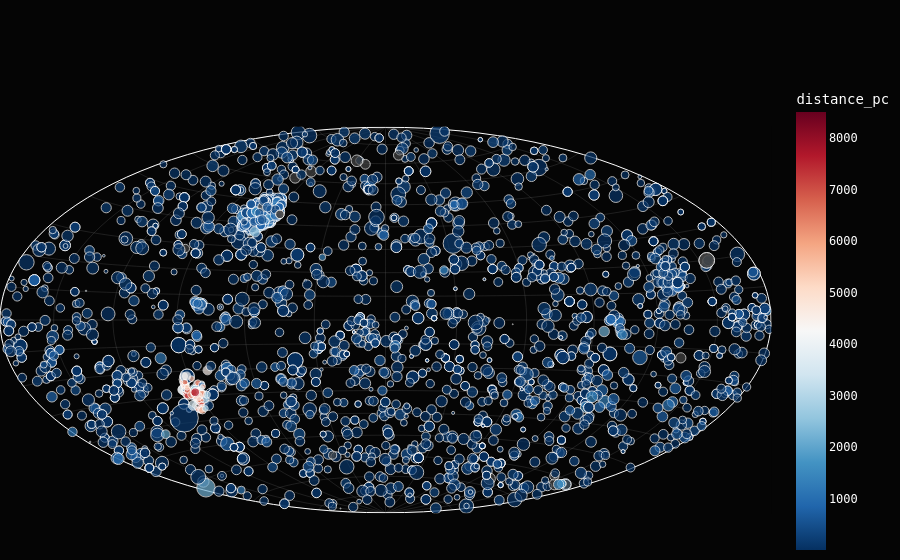

The notebook cell this image was saved under:
### Markdown cell above
## La chaos en apparence

### Code cell
# Nettoyage et conversion 
def ra_to_degree(ra_str):
    if pd.isna(ra_str): return np.nan
    parts = str(ra_str).split()
    if len(parts) < 3: return np.nan
    return (float(parts[0]) + float(parts[1])/60 + float(parts[2])/3600) * 15

def dec_to_degree(dec_str):
    if pd.isna(dec_str): return np.nan
    parts = str(dec_str).split()
    if len(parts) < 3: return np.nan
    sign = -1 if '-' in parts[0] else 1
    return sign * (abs(float(parts[0])) + float(parts[1])/60 + float(parts[2])/3600)

# Application des fonctions (on garde les noms d'origine pour l'affichage)
df['ra_deg'] = df['ra_string'].apply(ra_to_degree)
df['dec_deg'] = df['dec_string'].apply(dec_to_degree)

# Construction
fig = px.scatter_geo(
    df,
    lat='dec_deg',
    lon='ra_deg',
    color='distance_pc',
    size='host_star_mass', 
    hover_name='name',  
    hover_data={           
        'ra_deg': ':.2f',
        'dec_deg': ':.2f',
        'distance_pc': ':.1f',
        'host_star_mass': ':.2f',
        'discovery_method': True 
    },
    color_continuous_scale='RdBu_r', #rainbow scall bleu au rouge (plus chaud) avec shift lineaire
    projection="hammer"
)

fig.update_geos(
    showcoastlines=False, 
    showland=False, 
    showocean=False,
    showlakes=False,
    bgcolor='#050505', 
    framecolor='white',
    lataxis_gridcolor='rgba(255, 255, 255, 0.1)',
    lonaxis_gridcolor='rgba(255, 255, 255, 0.1)',
    lataxis_showgrid=True,
    lonaxis_showgrid=True
)

fig.update_layout(
    paper_bgcolor='#050505',
    font_color="white",
    font_family="monospace",
    margin=dict(l=0, r=0, t=80, b=0),
    title_x=0.5,
    title_font_size=24
)

fig.show()

### Figure 1 — Plotly figure (JSON) as saved in the notebook; plotly's stock layout.template omitted (floating-point values rounded to 4 significant figures; data arrays with more than 128 entries replaced by an {"elided": "..."} marker saying what was removed)
{"data": [{"customdata": {"elided": "2634x5 mixed values"}, "geo": "geo", "hovertemplate": "<b>%{hovertext}</b><br><br>host_star_mass=%{customdata[3]:.2f}<br>dec_deg=%{customdata[1]:.2f}<br>ra_deg=%{customdata[0]:.2f}<br>distance_pc=%{marker.color:.1f}<br>discovery_method=%{customdata[4]}<extra></extra>", "hovertext": {"elided": "2634 str values"}, "lat": {"elided": "2634 float values"}, "legendgroup": "", "lon": {"elided": "2634 float values"}, "marker": {"color": {"elided": "2634 float values"}, "coloraxis": "coloraxis", "size": {"elided": "2634 float values"}, "sizemode": "area", "sizeref": 0.02275, "symbol": "circle"}, "mode": "markers", "name": "", "showlegend": false, "type": "scattergeo"}], "layout": {"coloraxis": {"colorbar": {"title": {"text": "distance_pc"}}, "colorscale": [[0, "rgb(5,48,97)"], [0.1, "rgb(33,102,172)"], [0.2, "rgb(67,147,195)"], [0.3, "rgb(146,197,222)"], [0.4, "rgb(209,229,240)"], [0.5, "rgb(247,247,247)"], [0.6, "rgb(253,219,199)"], [0.7, "rgb(244,165,130)"], [0.8, "rgb(214,96,77)"], [0.9, "rgb(178,24,43)"], [1, "rgb(103,0,31)"]]}, "font": {"color": "white", "family": "monospace"}, "geo": {"bgcolor": "#050505", "center": {}, "domain": {"x": [0, 1], "y": [0, 1]}, "framecolor": "white", "lataxis": {"gridcolor": "rgba(255, 255, 255, 0.1)", "showgrid": true}, "lonaxis": {"gridcolor": "rgba(255, 255, 255, 0.1)", "showgrid": true}, "projection": {"type": "hammer"}, "showcoastlines": false, "showlakes": false, "showland": false, "showocean": false}, "legend": {"itemsizing": "constant", "tracegroupgap": 0}, "margin": {"b": 0, "l": 0, "r": 0, "t": 80}, "paper_bgcolor": "#050505", "title": {"font": {"size": 24}, "x": 0.5}}}
